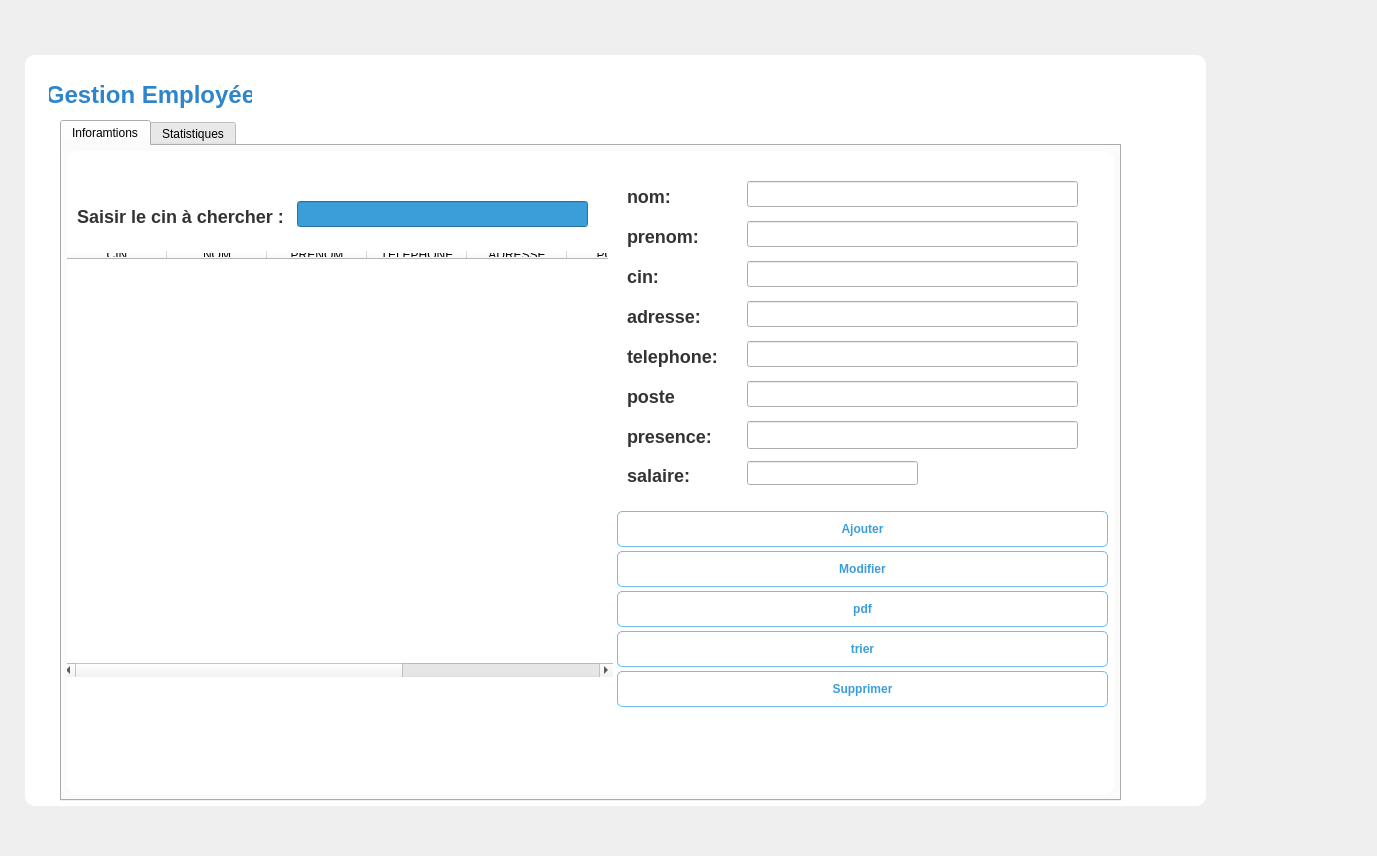
<?xml version="1.0" encoding="UTF-8"?>
<ui version="4.0">
 <class>Dialog</class>
 <widget class="QDialog" name="Dialog">
  <property name="geometry">
   <rect>
    <x>0</x>
    <y>0</y>
    <width>1377</width>
    <height>856</height>
   </rect>
  </property>
  <property name="windowTitle">
   <string>Dialog</string>
  </property>
  <widget class="QFrame" name="rightContent">
   <property name="geometry">
    <rect>
     <x>20</x>
     <y>50</y>
     <width>1191</width>
     <height>761</height>
    </rect>
   </property>
   <property name="styleSheet">
    <string notr="true">
QFrame {
    background-color: white;
    border-radius: 10px;
    margin: 5px;
}
QLabel {
    font-size: 18px;
    font-weight: bold;
    color: #333;
}
     </string>
   </property>
   <widget class="QLabel" name="titleLabel">
    <property name="geometry">
     <rect>
      <x>14</x>
      <y>14</y>
      <width>233</width>
      <height>62</height>
     </rect>
    </property>
    <property name="styleSheet">
     <string notr="true">
font-size: 24px;
font-weight: bold;
color: #2f85c9;
padding: 10px;
      </string>
    </property>
    <property name="text">
     <string>Gestion Employée</string>
    </property>
    <property name="alignment">
     <set>Qt::AlignmentFlag::AlignCenter</set>
    </property>
   </widget>
   <widget class="QTabWidget" name="CRUD_Stat">
    <property name="geometry">
     <rect>
      <x>40</x>
      <y>70</y>
      <width>1061</width>
      <height>681</height>
     </rect>
    </property>
    <property name="currentIndex">
     <number>0</number>
    </property>
    <widget class="QWidget" name="tabCRUD">
     <attribute name="title">
      <string>Inforamtions</string>
     </attribute>
     <widget class="QPushButton" name="btnAjouter">
      <property name="geometry">
       <rect>
        <x>550</x>
        <y>360</y>
        <width>491</width>
        <height>36</height>
       </rect>
      </property>
      <property name="styleSheet">
       <string notr="true">/* État normal (non sélectionné) : blanc */
QPushButton {
    background-color: #ffffff;
    color: #3C9ED9; /* texte bleu ciel */
    border: 1px solid rgba(99, 184, 227, 0.9);
    border-radius: 5px;
    font-weight: bold;
}

/* Survol en état non sélectionné */
QPushButton:hover {
    background-color: #F2F9FE; /* léger bleu très clair */
}

/* Appuyé (momentané) */
QPushButton:pressed {
    background-color: #5CAFE3;
    color: white;
}

/* État sélectionné (si setCheckable(true)) */
QPushButton:checked {
    background-color: #87CEEB; /* bleu ciel */
    color: white;
    border-color: #5CAFE3;
}

/* Survol quand déjà sélectionné */
QPushButton:checked:hover {
    background-color: #5CAFE3; /* un peu plus foncé au survol */
    color: white;
}
</string>
      </property>
      <property name="text">
       <string>Ajouter</string>
      </property>
     </widget>
     <widget class="QPushButton" name="btnModifier">
      <property name="geometry">
       <rect>
        <x>550</x>
        <y>400</y>
        <width>491</width>
        <height>36</height>
       </rect>
      </property>
      <property name="styleSheet">
       <string notr="true">/* État normal (non sélectionné) : blanc */
QPushButton {
    background-color: #ffffff;
    color: #3C9ED9; /* texte bleu ciel */
    border: 1px solid rgba(99, 184, 227, 0.9);
    border-radius: 5px;
    font-weight: bold;
}

/* Survol en état non sélectionné */
QPushButton:hover {
    background-color: #F2F9FE; /* léger bleu très clair */
}

/* Appuyé (momentané) */
QPushButton:pressed {
    background-color: #5CAFE3;
    color: white;
}

/* État sélectionné (si setCheckable(true)) */
QPushButton:checked {
    background-color: #87CEEB; /* bleu ciel */
    color: white;
    border-color: #5CAFE3;
}

/* Survol quand déjà sélectionné */
QPushButton:checked:hover {
    background-color: #5CAFE3; /* un peu plus foncé au survol */
    color: white;
}
</string>
      </property>
      <property name="text">
       <string>Modifier</string>
      </property>
     </widget>
     <widget class="QPushButton" name="btnSupprimer">
      <property name="geometry">
       <rect>
        <x>550</x>
        <y>520</y>
        <width>491</width>
        <height>36</height>
       </rect>
      </property>
      <property name="styleSheet">
       <string notr="true">/* État normal (non sélectionné) : blanc */
QPushButton {
    background-color: #ffffff;
    color: #3C9ED9; /* texte bleu ciel */
    border: 1px solid rgba(99, 184, 227, 0.9);
    border-radius: 5px;
    font-weight: bold;
}

/* Survol en état non sélectionné */
QPushButton:hover {
    background-color: #F2F9FE; /* léger bleu très clair */
}

/* Appuyé (momentané) */
QPushButton:pressed {
    background-color: #5CAFE3;
    color: white;
}

/* État sélectionné (si setCheckable(true)) */
QPushButton:checked {
    background-color: #87CEEB; /* bleu ciel */
    color: white;
    border-color: #5CAFE3;
}

/* Survol quand déjà sélectionné */
QPushButton:checked:hover {
    background-color: #5CAFE3; /* un peu plus foncé au survol */
    color: white;
}
</string>
      </property>
      <property name="text">
       <string>Supprimer</string>
      </property>
     </widget>
     <widget class="QLabel" name="nom">
      <property name="geometry">
       <rect>
        <x>550</x>
        <y>30</y>
        <width>121</width>
        <height>31</height>
       </rect>
      </property>
      <property name="text">
       <string>nom:</string>
      </property>
     </widget>
     <widget class="QLineEdit" name="telephone_2">
      <property name="geometry">
       <rect>
        <x>680</x>
        <y>190</y>
        <width>331</width>
        <height>26</height>
       </rect>
      </property>
     </widget>
     <widget class="QLabel" name="adresse">
      <property name="geometry">
       <rect>
        <x>550</x>
        <y>150</y>
        <width>121</width>
        <height>31</height>
       </rect>
      </property>
      <property name="text">
       <string>adresse:</string>
      </property>
     </widget>
     <widget class="QLabel" name="cin">
      <property name="geometry">
       <rect>
        <x>550</x>
        <y>110</y>
        <width>121</width>
        <height>31</height>
       </rect>
      </property>
      <property name="text">
       <string>cin:</string>
      </property>
     </widget>
     <widget class="QLabel" name="telephone">
      <property name="geometry">
       <rect>
        <x>550</x>
        <y>190</y>
        <width>121</width>
        <height>31</height>
       </rect>
      </property>
      <property name="text">
       <string>telephone:</string>
      </property>
     </widget>
     <widget class="QLabel" name="prenom">
      <property name="geometry">
       <rect>
        <x>550</x>
        <y>70</y>
        <width>121</width>
        <height>31</height>
       </rect>
      </property>
      <property name="text">
       <string>prenom:</string>
      </property>
     </widget>
     <widget class="QLabel" name="poste">
      <property name="geometry">
       <rect>
        <x>550</x>
        <y>230</y>
        <width>121</width>
        <height>31</height>
       </rect>
      </property>
      <property name="text">
       <string>poste</string>
      </property>
     </widget>
     <widget class="QLineEdit" name="cin_2">
      <property name="geometry">
       <rect>
        <x>680</x>
        <y>110</y>
        <width>331</width>
        <height>26</height>
       </rect>
      </property>
     </widget>
     <widget class="QLineEdit" name="adresse_2">
      <property name="geometry">
       <rect>
        <x>680</x>
        <y>150</y>
        <width>331</width>
        <height>26</height>
       </rect>
      </property>
     </widget>
     <widget class="QLineEdit" name="prenom_2">
      <property name="geometry">
       <rect>
        <x>680</x>
        <y>70</y>
        <width>331</width>
        <height>26</height>
       </rect>
      </property>
     </widget>
     <widget class="QLineEdit" name="nom_2">
      <property name="geometry">
       <rect>
        <x>680</x>
        <y>30</y>
        <width>331</width>
        <height>26</height>
       </rect>
      </property>
     </widget>
     <widget class="QLineEdit" name="metier_2">
      <property name="geometry">
       <rect>
        <x>680</x>
        <y>230</y>
        <width>331</width>
        <height>26</height>
       </rect>
      </property>
     </widget>
     <widget class="QPushButton" name="btntrier">
      <property name="geometry">
       <rect>
        <x>550</x>
        <y>480</y>
        <width>491</width>
        <height>36</height>
       </rect>
      </property>
      <property name="styleSheet">
       <string notr="true">/* État normal (non sélectionné) : blanc */
QPushButton {
    background-color: #ffffff;
    color: #3C9ED9; /* texte bleu ciel */
    border: 1px solid rgba(99, 184, 227, 0.9);
    border-radius: 5px;
    font-weight: bold;
}

/* Survol en état non sélectionné */
QPushButton:hover {
    background-color: #F2F9FE; /* léger bleu très clair */
}

/* Appuyé (momentané) */
QPushButton:pressed {
    background-color: #5CAFE3;
    color: white;
}

/* État sélectionné (si setCheckable(true)) */
QPushButton:checked {
    background-color: #87CEEB; /* bleu ciel */
    color: white;
    border-color: #5CAFE3;
}

/* Survol quand déjà sélectionné */
QPushButton:checked:hover {
    background-color: #5CAFE3; /* un peu plus foncé au survol */
    color: white;
}
</string>
      </property>
      <property name="text">
       <string>trier</string>
      </property>
     </widget>
     <widget class="QTableWidget" name="tableWidget">
      <property name="geometry">
       <rect>
        <x>-10</x>
        <y>90</y>
        <width>561</width>
        <height>441</height>
       </rect>
      </property>
      <column>
       <property name="text">
        <string>CIN</string>
       </property>
      </column>
      <column>
       <property name="text">
        <string>NOM</string>
       </property>
      </column>
      <column>
       <property name="text">
        <string>PRENOM</string>
       </property>
      </column>
      <column>
       <property name="text">
        <string>TELEPHONE</string>
       </property>
      </column>
      <column>
       <property name="text">
        <string>ADRESSE</string>
       </property>
      </column>
      <column>
       <property name="text">
        <string>POSTE</string>
       </property>
      </column>
      <column>
       <property name="text">
        <string>PRESENCE</string>
       </property>
      </column>
      <column>
       <property name="text">
        <string>SALAIRE</string>
       </property>
      </column>
     </widget>
     <widget class="QLineEdit" name="cin_4">
      <property name="geometry">
       <rect>
        <x>230</x>
        <y>50</y>
        <width>291</width>
        <height>26</height>
       </rect>
      </property>
      <property name="styleSheet">
       <string notr="true">background-color:  #3C9ED9;</string>
      </property>
      <property name="placeholderText">
       <string/>
      </property>
     </widget>
     <widget class="QLabel" name="cin_3">
      <property name="geometry">
       <rect>
        <x>0</x>
        <y>50</y>
        <width>231</width>
        <height>31</height>
       </rect>
      </property>
      <property name="text">
       <string>Saisir le cin à chercher : </string>
      </property>
     </widget>
     <widget class="QLabel" name="presence">
      <property name="geometry">
       <rect>
        <x>550</x>
        <y>270</y>
        <width>121</width>
        <height>31</height>
       </rect>
      </property>
      <property name="text">
       <string>presence:</string>
      </property>
     </widget>
     <widget class="QLineEdit" name="presence_2">
      <property name="geometry">
       <rect>
        <x>680</x>
        <y>270</y>
        <width>331</width>
        <height>28</height>
       </rect>
      </property>
     </widget>
     <widget class="QPushButton" name="btnpdf">
      <property name="geometry">
       <rect>
        <x>550</x>
        <y>440</y>
        <width>491</width>
        <height>36</height>
       </rect>
      </property>
      <property name="styleSheet">
       <string notr="true">/* État normal (non sélectionné) : blanc */
QPushButton {
    background-color: #ffffff;
    color: #3C9ED9; /* texte bleu ciel */
    border: 1px solid rgba(99, 184, 227, 0.9);
    border-radius: 5px;
    font-weight: bold;
}

/* Survol en état non sélectionné */
QPushButton:hover {
    background-color: #F2F9FE; /* léger bleu très clair */
}

/* Appuyé (momentané) */
QPushButton:pressed {
    background-color: #5CAFE3;
    color: white;
}

/* État sélectionné (si setCheckable(true)) */
QPushButton:checked {
    background-color: #87CEEB; /* bleu ciel */
    color: white;
    border-color: #5CAFE3;
}

/* Survol quand déjà sélectionné */
QPushButton:checked:hover {
    background-color: #5CAFE3; /* un peu plus foncé au survol */
    color: white;
}
</string>
      </property>
      <property name="text">
       <string>pdf</string>
      </property>
     </widget>
     <widget class="QLabel" name="salaire">
      <property name="geometry">
       <rect>
        <x>550</x>
        <y>309</y>
        <width>121</width>
        <height>31</height>
       </rect>
      </property>
      <property name="text">
       <string>salaire:</string>
      </property>
     </widget>
     <widget class="QLineEdit" name="salaire_2">
      <property name="geometry">
       <rect>
        <x>680</x>
        <y>310</y>
        <width>171</width>
        <height>24</height>
       </rect>
      </property>
     </widget>
    </widget>
    <widget class="QWidget" name="tabStat">
     <attribute name="title">
      <string>Statistiques</string>
     </attribute>
     <widget class="QChartView" name="stat" native="true">
      <property name="geometry">
       <rect>
        <x>0</x>
        <y>0</y>
        <width>1041</width>
        <height>431</height>
       </rect>
      </property>
     </widget>
    </widget>
   </widget>
  </widget>
 </widget>
 <customwidgets>
  <customwidget>
   <class>QChartView</class>
   <extends>QWidget</extends>
   <header>QtCharts/QChartView</header>
  </customwidget>
 </customwidgets>
 <resources/>
 <connections/>
</ui>
